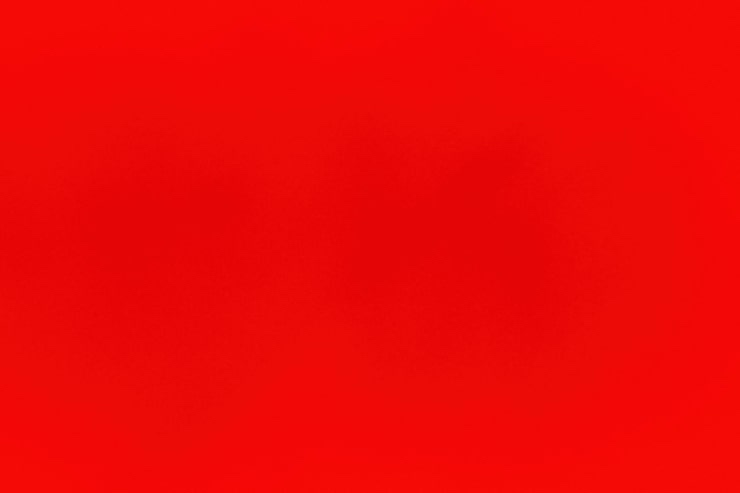
#> input picture Input_images/red.jpeg, 740 x 493 px, found by its file name; its folder holds only this picture in this run
$ python histogram_equalization.py
#> lines starting #> are read from the running program, lines starting #| are printed output that depends on the picture
"""Histogram Equalization (Manual DIP Implementation).

This script performs contrast enhancement via histogram equalization from first
principles:
1. Converts input image to greyscale.
2. Computes the frequency histogram (pixel counts).
3. Computes the Cumulative Distribution Function (CDF).
4. Creates a transformation lookup table s_k = round(255 * CDF(k) / N).
5. Maps input intensities to equalized intensities.
6. Generates individual outputs (input image, input histogram, equalized image, equalized histogram)
   and a comprehensive 2x2 comparison grid saved to Output/.
"""

import os
from pathlib import Path
import numpy as np
from PIL import Image
import matplotlib
matplotlib.use("Agg")  # Non-interactive backend
import matplotlib.pyplot as plt
from matplotlib.backends.backend_agg import FigureCanvasAgg


def rgb_to_grey(img: np.ndarray) -> np.ndarray:
    """Convert RGB/RGBA numpy array to uint8 greyscale using luminance weights."""
    if img.ndim == 2:
        return img.astype(np.uint8)
    if img.shape[2] == 4:
        img = img[:, :, :3]
    return (0.299 * img[:, :, 0] + 0.587 * img[:, :, 1] + 0.114 * img[:, :, 2]).astype(np.uint8)


def compute_histogram_equalization(grey: np.ndarray) -> tuple[np.ndarray, np.ndarray, np.ndarray, np.ndarray]:
    """Perform histogram equalization from first principles.

    Returns:
        equalized_img: np.ndarray (H, W) uint8
        hist_orig: np.ndarray (256,) frequency counts of input
        hist_eq: np.ndarray (256,) frequency counts of equalized image
        lut: np.ndarray (256,) mapping lookup table
    """
    # 1. Frequency histogram
    hist_orig = np.bincount(grey.ravel(), minlength=256)
    num_pixels = grey.size

    # 2. Cumulative Distribution Function (CDF)
    cdf = np.cumsum(hist_orig)

    # 3. Transformation Lookup Table: s_k = round((L - 1) * CDF(k) / TotalPixels)
    lut = np.round((cdf / num_pixels) * 255).astype(np.uint8)

    # 4. Map original pixel intensities to equalized values
    equalized_img = lut[grey]

    # 5. Output histogram
    hist_eq = np.bincount(equalized_img.ravel(), minlength=256)

    return equalized_img, hist_orig, hist_eq, lut


def plot_histogram(hist: np.ndarray, title: str, bar_color: str = "#3498db") -> Image.Image:
    """Render a clean histogram bar chart as a PIL Image."""
    fig, ax = plt.subplots(figsize=(6, 4.5), dpi=120)
    fig.patch.set_facecolor("#1e1e1e")
    ax.set_facecolor("#252526")

    bins = np.arange(256)
    ax.bar(bins, hist, width=1.0, color=bar_color, edgecolor=bar_color, alpha=0.9)
    ax.set_xlim([0, 255])
    ax.set_title(title, color="#ffffff", fontsize=13, fontweight="bold", pad=10)
    ax.set_xlabel("Intensity Level (r)", color="#cccccc", fontsize=10)
    ax.set_ylabel("Pixel Count (n_k)", color="#cccccc", fontsize=10)
    ax.tick_params(colors="#aaaaaa", labelsize=8)
    for spine in ax.spines.values():
        spine.set_color("#444444")
    ax.grid(True, linestyle="--", alpha=0.3, color="#666666")

    fig.tight_layout()
    canvas = FigureCanvasAgg(fig)
    canvas.draw()
    buf = canvas.buffer_rgba()
    result = Image.fromarray(np.asarray(buf)[:, :, :3])
    plt.close(fig)
    return result


def plot_comparison_grid(
    grey_img: np.ndarray,
    hist_orig: np.ndarray,
    equalized_img: np.ndarray,
    hist_eq: np.ndarray
) -> Image.Image:
    """Render a 2x2 comparison grid containing images and their corresponding histograms."""
    fig, axs = plt.subplots(2, 2, figsize=(11, 9), dpi=120)
    fig.patch.set_facecolor("#181818")

    # Top-Left: Input Image
    axs[0, 0].imshow(grey_img, cmap="gray", vmin=0, vmax=255)
    axs[0, 0].set_title("1. Input Greyscale Image", color="#ffffff", fontsize=12, fontweight="bold", pad=8)
    axs[0, 0].axis("off")

    # Top-Right: Input Histogram
    axs[0, 1].set_facecolor("#242424")
    axs[0, 1].bar(np.arange(256), hist_orig, width=1.0, color="#3498db", edgecolor="#3498db", alpha=0.9)
    axs[0, 1].set_title("2. Input Histogram", color="#ffffff", fontsize=12, fontweight="bold", pad=8)
    axs[0, 1].set_xlim([0, 255])
    axs[0, 1].tick_params(colors="#aaaaaa", labelsize=8)
    axs[0, 1].set_xlabel("Intensity Level (0-255)", color="#cccccc", fontsize=9)
    axs[0, 1].set_ylabel("Pixel Frequency", color="#cccccc", fontsize=9)
    for spine in axs[0, 1].spines.values():
        spine.set_color("#444444")
    axs[0, 1].grid(True, linestyle="--", alpha=0.25, color="#555555")

    # Bottom-Left: Equalized Image
    axs[1, 0].imshow(equalized_img, cmap="gray", vmin=0, vmax=255)
    axs[1, 0].set_title("3. Equalized Output Image", color="#ffffff", fontsize=12, fontweight="bold", pad=8)
    axs[1, 0].axis("off")

    # Bottom-Right: Equalized Histogram
    axs[1, 1].set_facecolor("#242424")
    axs[1, 1].bar(np.arange(256), hist_eq, width=1.0, color="#2ecc71", edgecolor="#2ecc71", alpha=0.9)
    axs[1, 1].set_title("4. Equalized Histogram", color="#ffffff", fontsize=12, fontweight="bold", pad=8)
    axs[1, 1].set_xlim([0, 255])
    axs[1, 1].tick_params(colors="#aaaaaa", labelsize=8)
    axs[1, 1].set_xlabel("Intensity Level (0-255)", color="#cccccc", fontsize=9)
    axs[1, 1].set_ylabel("Pixel Frequency", color="#cccccc", fontsize=9)
    for spine in axs[1, 1].spines.values():
        spine.set_color("#444444")
    axs[1, 1].grid(True, linestyle="--", alpha=0.25, color="#555555")

    fig.tight_layout(pad=2.5)
    canvas = FigureCanvasAgg(fig)
    canvas.draw()
    buf = canvas.buffer_rgba()
    result = Image.fromarray(np.asarray(buf)[:, :, :3])
    plt.close(fig)
    return result


def main():
    # 1. Determine input and output paths
    possible_input_dirs = ["Input_images", "Input"]
    input_dir = next((d for d in possible_input_dirs if os.path.isdir(d) and len(os.listdir(d)) > 0), "Input_images")
    output_dir = "Output_images" if os.path.isdir("Output_images") else "Output"
    os.makedirs(output_dir, exist_ok=True)

    valid_extensions = ('.png', '.jpg', '.jpeg', '.bmp', '.tiff', '.webp')
    if not os.path.exists(input_dir):
        raise FileNotFoundError(f"Input directory '{input_dir}' does not exist.")

    image_files = [f for f in os.listdir(input_dir) if f.lower().endswith(valid_extensions)]
    if not image_files:
        raise FileNotFoundError(f"No image found in '{input_dir}' directory.")

    img_path = os.path.join(input_dir, image_files[0])
    raw_img = np.array(Image.open(img_path))
#> raw_img is the input picture: shape (493, 740, 3); mean R, G, B 237.9, 8.3, 6.8
    print(f"Loaded image: {img_path} ({raw_img.shape[1]}x{raw_img.shape[0]})")
#| Loaded image: Input_images/red.jpeg (740x493)

    # 2. Greyscale conversion
    grey = rgb_to_grey(raw_img)
#> in rgb_to_grey, `return (0.299 * img[:, :, 0] + 0.587 * img[:, :, 1] + 0.114 * img[:, :..`:
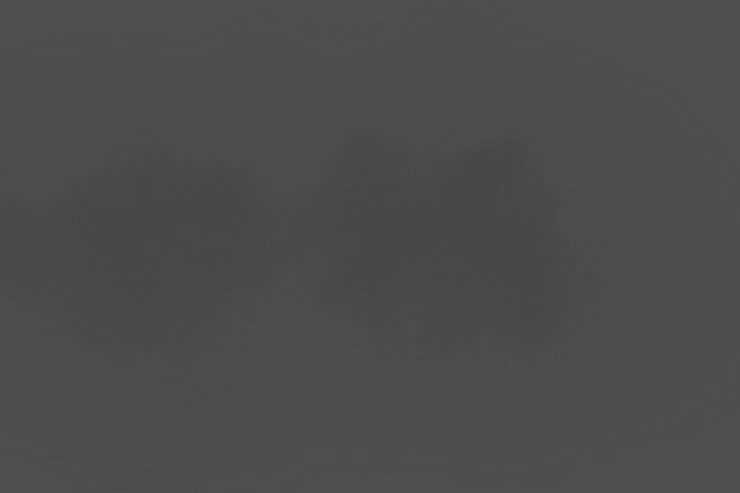
#> returned value: shape (493, 740); min 69, max 81, mean 76.2
    grey_3ch = np.stack([grey, grey, grey], axis=-1)

    # 3. Histogram Equalization
    equalized, hist_in, hist_out, lut = compute_histogram_equalization(grey)
#> in compute_histogram_equalization, `hist_orig = np.bincount(grey.ravel(), minlength=256)`: hist_orig = 256 values, max 115543 at index 77, min 0 at index 0, mean 1425.1
#> in compute_histogram_equalization, `cdf = np.cumsum(hist_orig)`: cdf = 256 values from 0 to 364820
#> in compute_histogram_equalization, `lut = np.round((cdf / num_pixels) * 255).astype(np.uint8)`: lut = 256 values from 0 to 255
#> in compute_histogram_equalization, `equalized_img = lut[grey]`:
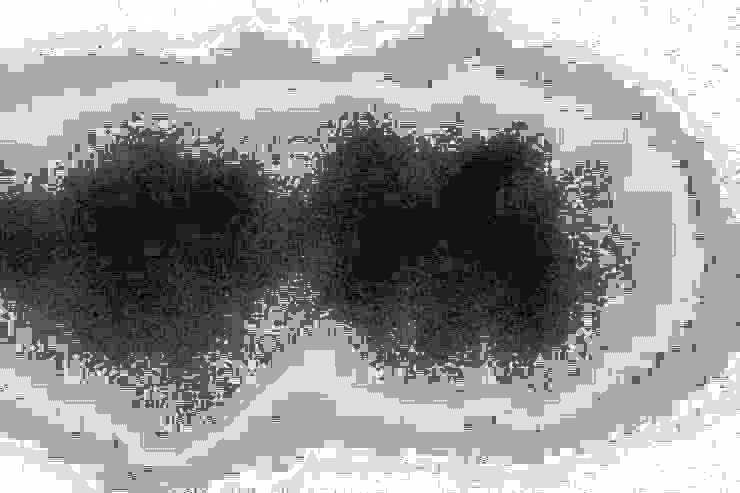
#> equalized_img: shape (493, 740); min 0, max 255, mean 150.3
#> in compute_histogram_equalization, `hist_eq = np.bincount(equalized_img.ravel(), minlength=256)`: hist_eq = 256 values, max 115543 at index 170, min 0 at index 1, mean 1425.1
#> hist_in has the same summary as hist_orig in compute_histogram_equalization; hist_out has the same summary as hist_eq in compute_histogram_equalization; lut = 256 values from 0 to 255
    equalized_3ch = np.stack([equalized, equalized, equalized], axis=-1)

    # 4. Generate histogram plots & comparison grid
    plot_hist_in = plot_histogram(hist_in, "Input Histogram", bar_color="#3498db")
#> in plot_histogram, `result = Image.fromarray(np.asarray(buf)[:, :, :3])`:
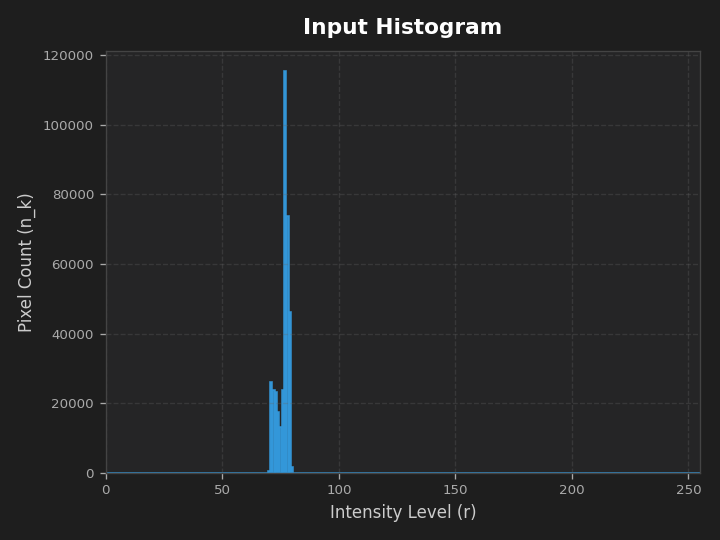
#> result: PIL image 720x540 RGB; mean R, G, B 36.8, 37.8, 39.1
    plot_hist_out = plot_histogram(hist_out, "Equalized Histogram", bar_color="#2ecc71")
#> call 2 of plot_histogram, with hist = array of shape (256,), title = 'Equalized Histogram', bar_color = '#2ecc71'
#> in plot_histogram (call 2), `result = Image.fromarray(np.asarray(buf)[:, :, :3])`:
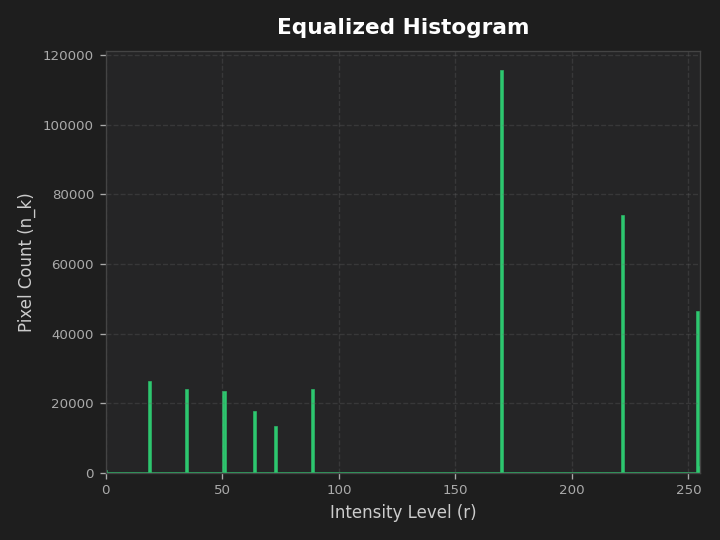
#> result: PIL image 720x540 RGB; mean R, G, B 37, 39, 38.5
#> in plot_histogram (call 2), `plt.close(fig)`:
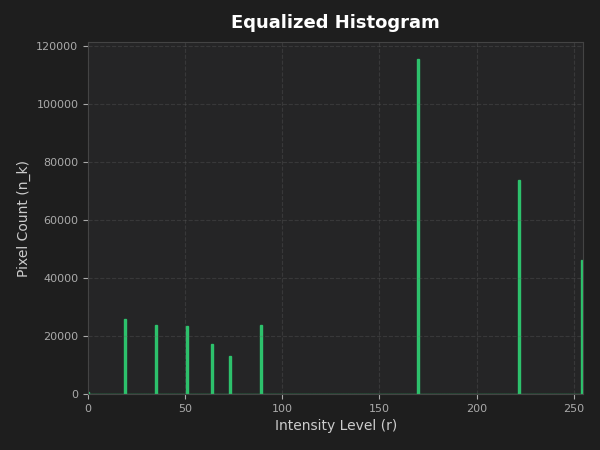
#> figure drawn by matplotlib, 1 panel; tallest bar 115543 high, from x = 169.5 to 170.5
    grid_comparison = plot_comparison_grid(grey, hist_in, equalized, hist_out)
#> in plot_comparison_grid, `result = Image.fromarray(np.asarray(buf)[:, :, :3])`:
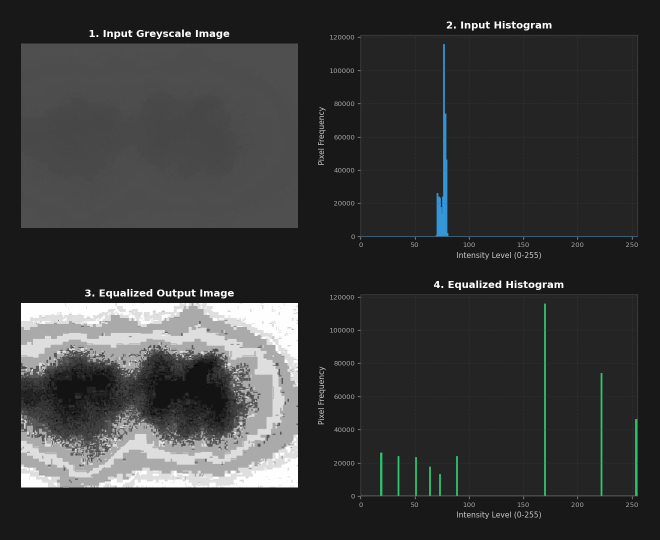
#> result: PIL image 1320x1080 RGB (shown at 1/2 size); mean R, G, B 55.1, 55.9, 55.8
#> in plot_comparison_grid, `plt.close(fig)`:
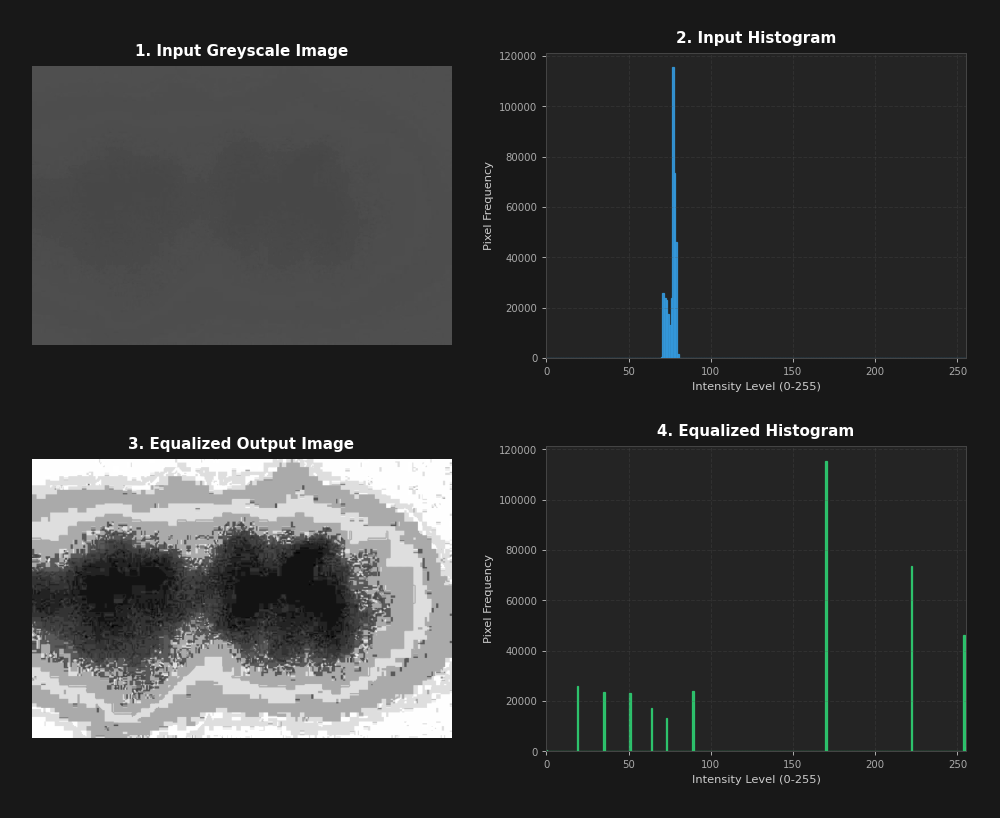
#> figure drawn by matplotlib, 4 panels; panel 2: tallest bar 115543 high, from x = 76.5 to 77.5; panel 4: tallest bar 115543 high, from x = 169.5 to 170.5

    # 5. Save all outputs
    p_in_img = os.path.join(output_dir, "input_greyscale.png")
    p_in_hist = os.path.join(output_dir, "input_histogram.png")
    p_eq_img = os.path.join(output_dir, "equalized_image.png")
    p_eq_hist = os.path.join(output_dir, "equalized_histogram.png")
    p_grid = os.path.join(output_dir, "histogram_equalization_2x2_grid.png")

    Image.fromarray(grey_3ch).save(p_in_img)
    plot_hist_in.save(p_in_hist)
    Image.fromarray(equalized_3ch).save(p_eq_img)
    plot_hist_out.save(p_eq_hist)
    grid_comparison.save(p_grid)

    print(f"Saved Input Greyscale Image to : {p_in_img}")
    print(f"Saved Input Histogram to       : {p_in_hist}")
    print(f"Saved Equalized Image to       : {p_eq_img}")
    print(f"Saved Equalized Histogram to   : {p_eq_hist}")
    print(f"Saved 2x2 Comparison Grid to   : {p_grid}")
    print("\nHistogram Equalization completed successfully!")


if __name__ == "__main__":
    main()

$ run again, on input_images/tree.jpg
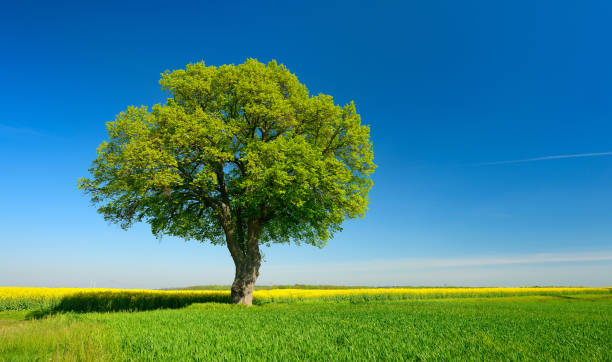
#> input picture input_images/tree.jpg, 612 x 362 px, found by its file name
#> in main, raw_img is the input picture: shape (362, 612, 3); mean R, G, B 68.7, 133.1, 129.6
#| Loaded image: Input_images/tree.jpg (612x362)
#> hist_orig = 256 values, max 9986 at index 78, min 0 at index 229, mean 865.4
#> cdf = 256 values from 1 to 221544
#> in compute_histogram_equalization, `lut = np.round((cdf / num_pixels) * 255).astype(np.uint8)`: lut = 256 values from 0 to 255
#> in compute_histogram_equalization, `equalized_img = lut[grey]`:
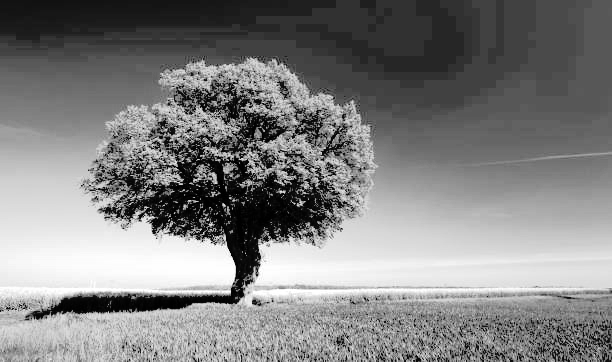
#> equalized_img: shape (362, 612); min 0, max 255, mean 129
#> hist_eq = 256 values, max 9986 at index 65, min 0 at index 21, mean 865.4
#> in main, `equalized, hist_in, hist_out, lut = compute_histogram_equalization(grey)`: hist_in has the same summary as hist_orig in compute_histogram_equalization; hist_out has the same summary as hist_eq in compute_histogram_equalization; lut = 256 values from 0 to 255
#> in plot_comparison_grid, `plt.close(fig)`:
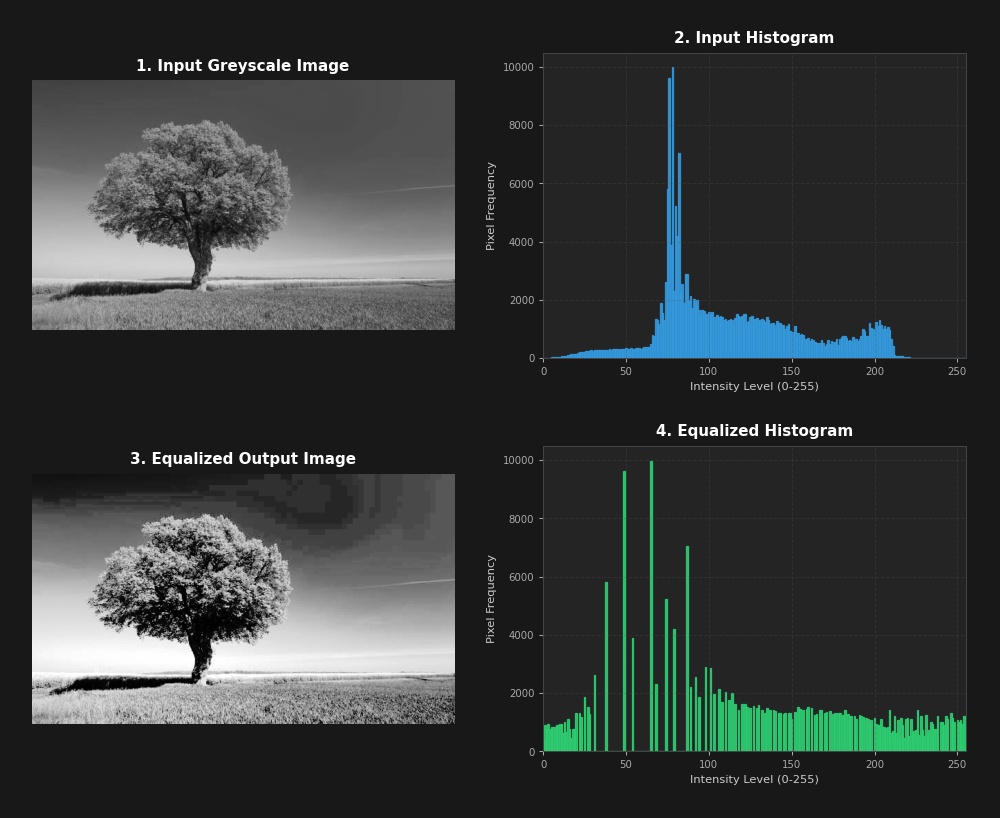
#> figure drawn by matplotlib, 4 panels; panel 2: tallest bar 9986 high, from x = 77.5 to 78.5; panel 4: tallest bar 9986 high, from x = 64.5 to 65.5
